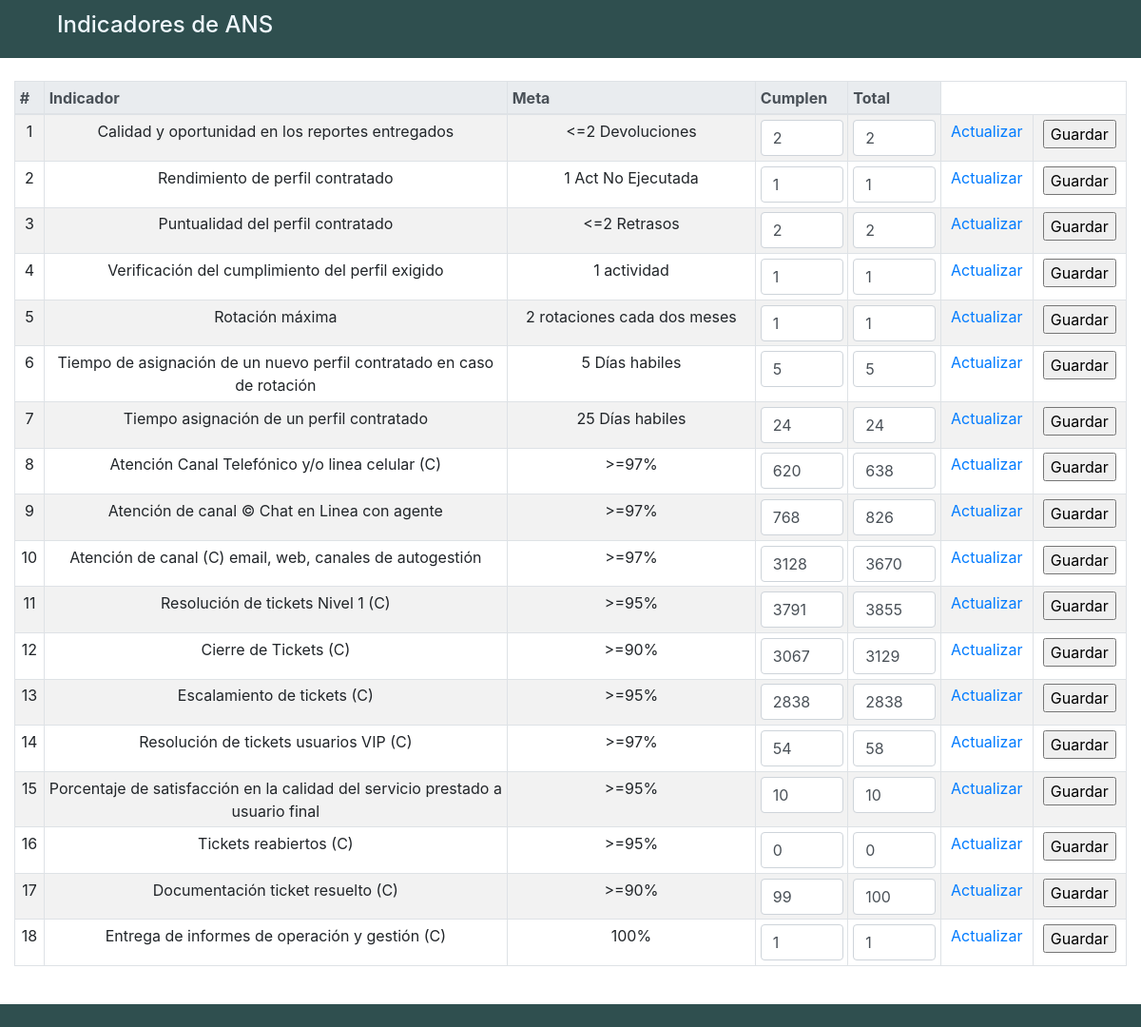
Page /editar.php on the committed database.
### tables this page shows
CREATE TABLE `ans` (
  `id` int(11) NOT NULL,
  `indicador` varchar(150) NOT NULL,
  `meta` varchar(150) NOT NULL,
  `cumplen` int(11) NOT NULL,
  `total` int(11) NOT NULL,
  `ans` int(11) NOT NULL
);

### php/conexion.php (called while the page is built, shortened)
<?php
    $table = "ans";
?>

### php/consulta.php (called while the page is built, shortened)
<?php
    include("conexion.php");
    $query = "SELECT id, indicador, meta, cumplen, total, ans FROM $table;";
    $result = mysqli_query($conexion_db, $query);
?>

### editar.php (the view, shortened to what this page needs)
<?php
  require_once("php/conexion.php");
  require_once("php/consulta.php");
?>
<!DOCTYPE html>
<html lang="es">
<head>
    <link rel="stylesheet" href="https://cdn.jsdelivr.net/npm/bootstrap@4.0.0/dist/css/bootstrap.min.css">
    <link href="css/style.css" rel="stylesheet">
</head>
<body>
    <header>
        <h4>Indicadores de ANS</h4>
    </header>
    <br>
    <div class="container-fluid">
        <div class="row">
          <div class="col-md">
            <table class="table table-striped table-bordered table-sm">
              <thead class="thead-light">
                <tr>
                  <th>#</th>
                  <th class="col-5">Indicador</th>
                  <th>Meta</th>
                  <th class="col-1">Cumplen</th>
                  <th class="col-1">Total</th>
                </tr>
              </thead>
              <tbody>
                <form action="php/actualizar.php" method="post">
                <?php
                     while ($row = mysqli_fetch_array($result)){
                      echo '<tr>';
                      echo '<td><span>'.$row["id"].'</span></td>';
                      echo '<td><span>'.$row["indicador"].'</span></td>';
                      echo '<td><span>'.$row["meta"].'</span></td>';
                      echo '<td><input type="number" class="form-control" name="cumplenForm" value="'.$row['cumplen'].'"></td>';
                      echo '<td><input type="number" class="form-control" name="totalForm" value="'.$row['total'].'"></td>';
                      echo "<td><a href=\"?id=".$row["id"]."\">Actualizar</a></td>";
                      echo '<td><input type="submit" value="Guardar"></td>';
                      }
                ?>
                </form>
              </tbody>
            </table>
          </div>
        </div>
    </div>
    <br>
    <footer>
    </footer>
</body>
</html>

### css/style.css (style rules this page uses)
header { width: 100%; background-color: darkslategrey; height:fit-content; display: flex; }
h4 { color: aliceblue; margin-left: 5%; padding: 1% 0% 1% 0%; }
td { text-align: center; }
span { margin-top: 100%; }
footer { background-color: darkslategrey; padding: 1% 0% 1% 0%; }

### rows in the picture
ans: id "1", indicador "Calidad y oportunidad en los reportes entregados", meta "<=2 Devoluciones", cumplenForm "2", totalForm "2"
ans: id "2", indicador "Rendimiento de perfil contratado", meta "1 Act No Ejecutada", cumplenForm "1", totalForm "1"
ans: id "3", indicador "Puntualidad del perfil contratado", meta "<=2 Retrasos", cumplenForm "2", totalForm "2"
ans: id "4", indicador "Verificación del cumplimiento del perfil exigido", meta "1 actividad", cumplenForm "1", totalForm "1"
ans: id "5", indicador "Rotación máxima", meta "2 rotaciones cada dos meses", cumplenForm "1", totalForm "1"
ans: id "6", indicador "Tiempo de asignación de un nuevo perfil contratado en caso de rotación", meta "5 Días habiles", cumplenForm "5", totalForm "5"
ans: id "7", indicador "Tiempo asignación de un perfil contratado", meta "25 Días habiles", cumplenForm "24", totalForm "24"
ans: id "8", indicador "Atención Canal Telefónico y/o linea celular (C)", meta ">=97%", cumplenForm "620", totalForm "638"
ans: id "9", indicador "Atención de canal © Chat en Linea con agente", meta ">=97%", cumplenForm "768", totalForm "826"
ans: id "10", indicador "Atención de canal (C) email, web, canales de autogestión", meta ">=97%", cumplenForm "3128", totalForm "3670"
ans: id "11", indicador "Resolución de tickets Nivel 1 (C)", meta ">=95%", cumplenForm "3791", totalForm "3855"
ans: id "12", indicador "Cierre de Tickets (C)", meta ">=90%", cumplenForm "3067", totalForm "3129"
ans: id "13", indicador "Escalamiento de tickets (C)", meta ">=95%", cumplenForm "2838", totalForm "2838"
ans: id "14", indicador "Resolución de tickets usuarios VIP (C)", meta ">=97%", cumplenForm "54", totalForm "58"
ans: id "15", indicador "Porcentaje de satisfacción en la calidad del servicio prestado a usuario final", meta ">=95%", cumplenForm "10", totalForm "10"
ans: id "16", indicador "Tickets reabiertos (C)", meta ">=95%", cumplenForm "0", totalForm "0"
ans: id "17", indicador "Documentación ticket resuelto (C)", meta ">=90%", cumplenForm "99", totalForm "100"
ans: id "18", indicador "Entrega de informes de operación y gestión (C)", meta "100%", cumplenForm "1", totalForm "1"
